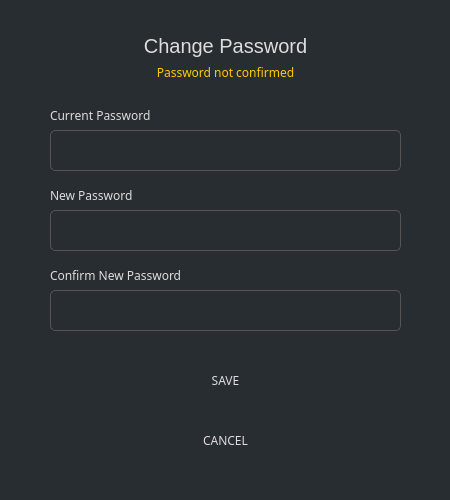
<?xml version="1.0" encoding="UTF-8"?>
<ui version="4.0">
 <class>ChangePasswordDialog</class>
 <widget class="QDialog" name="ChangePasswordDialog">
  <property name="geometry">
   <rect>
    <x>0</x>
    <y>0</y>
    <width>450</width>
    <height>500</height>
   </rect>
  </property>
  <property name="sizePolicy">
   <sizepolicy hsizetype="Fixed" vsizetype="Fixed">
    <horstretch>0</horstretch>
    <verstretch>0</verstretch>
   </sizepolicy>
  </property>
  <property name="minimumSize">
   <size>
    <width>338</width>
    <height>0</height>
   </size>
  </property>
  <property name="maximumSize">
   <size>
    <width>450</width>
    <height>550</height>
   </size>
  </property>
  <property name="windowTitle">
   <string>Change Password</string>
  </property>
  <property name="styleSheet">
   <string notr="true">background-color: #282d31; color: #ddd; border: 0px;</string>
  </property>
  <layout class="QGridLayout" name="gridLayout">
   <property name="leftMargin">
    <number>0</number>
   </property>
   <property name="topMargin">
    <number>0</number>
   </property>
   <property name="rightMargin">
    <number>0</number>
   </property>
   <property name="bottomMargin">
    <number>0</number>
   </property>
   <item row="0" column="0" colspan="2">
    <widget class="QGroupBox" name="groupBox">
     <property name="styleSheet">
      <string notr="true"/>
     </property>
     <property name="title">
      <string/>
     </property>
     <widget class="QLabel" name="label_3">
      <property name="geometry">
       <rect>
        <x>50</x>
        <y>100</y>
        <width>351</width>
        <height>31</height>
       </rect>
      </property>
      <property name="font">
       <font>
        <family>Poppins</family>
       </font>
      </property>
      <property name="styleSheet">
       <string notr="true">color: #ddd;border-right: 0px;</string>
      </property>
      <property name="text">
       <string>Current Password</string>
      </property>
     </widget>
     <widget class="QLineEdit" name="m_oldPasswordEdit">
      <property name="geometry">
       <rect>
        <x>50</x>
        <y>130</y>
        <width>351</width>
        <height>41</height>
       </rect>
      </property>
      <property name="minimumSize">
       <size>
        <width>0</width>
        <height>25</height>
       </size>
      </property>
      <property name="font">
       <font>
        <family>Poppins</family>
       </font>
      </property>
      <property name="styleSheet">
       <string notr="true">padding: 3px; border: 1px solid #555; border-radius: 5px;   color: #aaa;</string>
      </property>
      <property name="echoMode">
       <enum>QLineEdit::Password</enum>
      </property>
     </widget>
     <widget class="QLabel" name="label">
      <property name="geometry">
       <rect>
        <x>50</x>
        <y>180</y>
        <width>351</width>
        <height>31</height>
       </rect>
      </property>
      <property name="sizePolicy">
       <sizepolicy hsizetype="Maximum" vsizetype="Preferred">
        <horstretch>0</horstretch>
        <verstretch>0</verstretch>
       </sizepolicy>
      </property>
      <property name="font">
       <font>
        <family>Poppins</family>
       </font>
      </property>
      <property name="styleSheet">
       <string notr="true">color: #ddd;border-right: 0px;</string>
      </property>
      <property name="text">
       <string>New Password</string>
      </property>
     </widget>
     <widget class="QLineEdit" name="m_newPasswordEdit">
      <property name="geometry">
       <rect>
        <x>50</x>
        <y>210</y>
        <width>351</width>
        <height>41</height>
       </rect>
      </property>
      <property name="sizePolicy">
       <sizepolicy hsizetype="Expanding" vsizetype="Fixed">
        <horstretch>0</horstretch>
        <verstretch>0</verstretch>
       </sizepolicy>
      </property>
      <property name="minimumSize">
       <size>
        <width>0</width>
        <height>25</height>
       </size>
      </property>
      <property name="font">
       <font>
        <family>Poppins</family>
       </font>
      </property>
      <property name="styleSheet">
       <string notr="true">padding: 3px; border: 1px solid #555; border-radius: 5px;   color: #aaa;</string>
      </property>
      <property name="echoMode">
       <enum>QLineEdit::Password</enum>
      </property>
     </widget>
     <widget class="QLabel" name="label_2">
      <property name="geometry">
       <rect>
        <x>50</x>
        <y>260</y>
        <width>351</width>
        <height>31</height>
       </rect>
      </property>
      <property name="sizePolicy">
       <sizepolicy hsizetype="Maximum" vsizetype="Preferred">
        <horstretch>0</horstretch>
        <verstretch>0</verstretch>
       </sizepolicy>
      </property>
      <property name="font">
       <font>
        <family>Poppins</family>
       </font>
      </property>
      <property name="styleSheet">
       <string notr="true">color: #ddd;border-right: 0px;</string>
      </property>
      <property name="text">
       <string>Confirm New Password</string>
      </property>
     </widget>
     <widget class="QLineEdit" name="m_newPasswordConfirmationEdit">
      <property name="geometry">
       <rect>
        <x>50</x>
        <y>290</y>
        <width>351</width>
        <height>41</height>
       </rect>
      </property>
      <property name="minimumSize">
       <size>
        <width>0</width>
        <height>25</height>
       </size>
      </property>
      <property name="font">
       <font>
        <family>Poppins</family>
       </font>
      </property>
      <property name="styleSheet">
       <string notr="true">padding: 3px; border: 1px solid #555; border-radius: 5px;   color: #aaa;</string>
      </property>
      <property name="echoMode">
       <enum>QLineEdit::Password</enum>
      </property>
     </widget>
     <widget class="QLabel" name="m_errorLabel">
      <property name="geometry">
       <rect>
        <x>50</x>
        <y>60</y>
        <width>351</width>
        <height>25</height>
       </rect>
      </property>
      <property name="font">
       <font>
        <family>Poppins</family>
        <weight>50</weight>
        <italic>false</italic>
        <bold>false</bold>
       </font>
      </property>
      <property name="styleSheet">
       <string notr="true">color: #ffcb00;border-right: 0px;</string>
      </property>
      <property name="text">
       <string>Password not confirmed</string>
      </property>
      <property name="alignment">
       <set>Qt::AlignCenter</set>
      </property>
     </widget>
     <widget class="QPushButton" name="b1_okButton">
      <property name="enabled">
       <bool>false</bool>
      </property>
      <property name="geometry">
       <rect>
        <x>50</x>
        <y>360</y>
        <width>351</width>
        <height>41</height>
       </rect>
      </property>
      <property name="minimumSize">
       <size>
        <width>0</width>
        <height>25</height>
       </size>
      </property>
      <property name="font">
       <font>
        <family>Poppins</family>
       </font>
      </property>
      <property name="styleSheet">
       <string notr="true">/* This style is handled automatically by EditableStyle.cpp */</string>
      </property>
      <property name="text">
       <string>SAVE</string>
      </property>
      <property name="default">
       <bool>true</bool>
      </property>
     </widget>
     <widget class="QPushButton" name="b1_cancelButton">
      <property name="geometry">
       <rect>
        <x>50</x>
        <y>420</y>
        <width>351</width>
        <height>41</height>
       </rect>
      </property>
      <property name="minimumSize">
       <size>
        <width>0</width>
        <height>25</height>
       </size>
      </property>
      <property name="font">
       <font>
        <family>Poppins</family>
       </font>
      </property>
      <property name="styleSheet">
       <string notr="true">/* This style is handled automatically by EditableStyle.cpp */</string>
      </property>
      <property name="text">
       <string>CANCEL</string>
      </property>
     </widget>
     <widget class="QLabel" name="label_4">
      <property name="geometry">
       <rect>
        <x>50</x>
        <y>30</y>
        <width>351</width>
        <height>31</height>
       </rect>
      </property>
      <property name="font">
       <font>
        <pointsize>-1</pointsize>
       </font>
      </property>
      <property name="styleSheet">
       <string notr="true">color: #ddd;
border-right: 0px;
font-size: 20px;</string>
      </property>
      <property name="text">
       <string>Change Password</string>
      </property>
      <property name="alignment">
       <set>Qt::AlignCenter</set>
      </property>
     </widget>
    </widget>
   </item>
  </layout>
 </widget>
 <resources/>
 <connections>
  <connection>
   <sender>m_newPasswordEdit</sender>
   <signal>textChanged(QString)</signal>
   <receiver>ChangePasswordDialog</receiver>
   <slot>checkPassword(QString)</slot>
   <hints>
    <hint type="sourcelabel">
     <x>223</x>
     <y>64</y>
    </hint>
    <hint type="destinationlabel">
     <x>168</x>
     <y>82</y>
    </hint>
   </hints>
  </connection>
  <connection>
   <sender>m_newPasswordConfirmationEdit</sender>
   <signal>textChanged(QString)</signal>
   <receiver>ChangePasswordDialog</receiver>
   <slot>checkPassword(QString)</slot>
   <hints>
    <hint type="sourcelabel">
     <x>223</x>
     <y>103</y>
    </hint>
    <hint type="destinationlabel">
     <x>168</x>
     <y>82</y>
    </hint>
   </hints>
  </connection>
  <connection>
   <sender>b1_okButton</sender>
   <signal>clicked()</signal>
   <receiver>ChangePasswordDialog</receiver>
   <slot>accept()</slot>
   <hints>
    <hint type="sourcelabel">
     <x>169</x>
     <y>141</y>
    </hint>
    <hint type="destinationlabel">
     <x>168</x>
     <y>82</y>
    </hint>
   </hints>
  </connection>
  <connection>
   <sender>b1_cancelButton</sender>
   <signal>clicked()</signal>
   <receiver>ChangePasswordDialog</receiver>
   <slot>reject()</slot>
   <hints>
    <hint type="sourcelabel">
     <x>277</x>
     <y>141</y>
    </hint>
    <hint type="destinationlabel">
     <x>168</x>
     <y>82</y>
    </hint>
   </hints>
  </connection>
 </connections>
 <slots>
  <slot>checkPassword(QString)</slot>
 </slots>
</ui>
